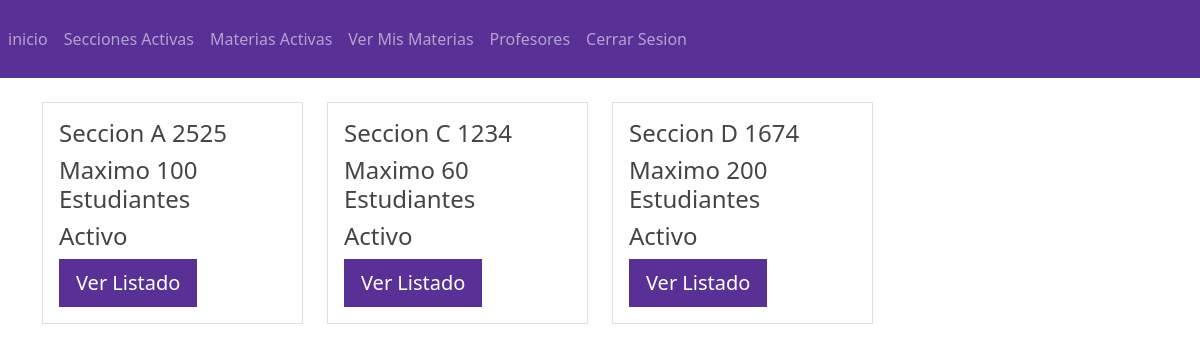
Page /educativo0.1/estudiante/seccion/secciones.php (signed in) on the committed database.
### tables this page shows
CREATE TABLE `seccion` (
  `id_seccion` int(11) NOT NULL AUTO_INCREMENT,
  `estatus_seccion` int(10) NOT NULL,
  `nombre_seccion` varchar(155) NOT NULL,
  `capacidad_seccion` int(10) NOT NULL,
  PRIMARY KEY (`id_seccion`),
  KEY `estatus` (`estatus_seccion`),
  CONSTRAINT `seccion_ibfk_1` FOREIGN KEY (`estatus_seccion`) REFERENCES `estatus` (`id_estatus`) ON DELETE CASCADE ON UPDATE CASCADE
);

CREATE TABLE `estatus` (
  `id_estatus` int(10) NOT NULL AUTO_INCREMENT,
  `nombre_estatus` varchar(150) NOT NULL,
  PRIMARY KEY (`id_estatus`)
);

### educativo0.1/estudiante/seccion/secciones.php (the view)
<?php include("../template/cabecera.php");?>
<?php
    include("../config/db.php");
    $sentenciaSQL= $conexion->prepare("SELECT `seccion`.*, `estatus`.*
    FROM `seccion`
        LEFT JOIN `estatus` ON `seccion`.`estatus_seccion` = `estatus`.`id_estatus`
    WHERE `estatus`.`nombre_estatus` = 'Activo';");
    $sentenciaSQL->execute();
    $listaseccions=$sentenciaSQL->fetchAll(PDO::FETCH_ASSOC);
?>
<?php foreach($listaseccions as $seccions){ ?>
<div class="col-md-3">
<div class="card">
<div class="card-body">
    <h4 class="card-title">Seccion <?php echo $seccions['nombre_seccion']; ?> </h4>
    <h4 class="card-title">Maximo <?php echo $seccions['capacidad_seccion']; ?> Estudiantes</h4>
    <h4 class="card-title"> <?php echo $seccions['nombre_estatus']; ?> </h4>
    <a class="btn btn-primary btn-lg" href="#" role="button">Ver Listado</a>
</div>
</div>
</div>
<?php } ?>
<?php include("../template/pie.php");?>

### rows in the picture
seccion: nombre_seccion "A 2525", capacidad_seccion "100", estatus_seccion.nombre_estatus "Activo"
seccion: nombre_seccion "C 1234", capacidad_seccion "60", estatus_seccion.nombre_estatus "Activo"
seccion: nombre_seccion "D 1674", capacidad_seccion "200", estatus_seccion.nombre_estatus "Activo"
